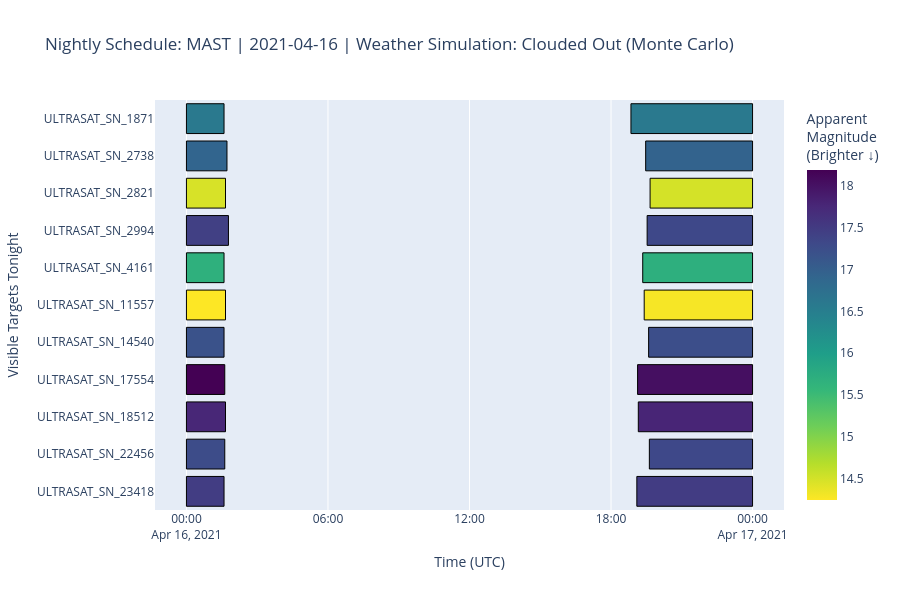

Source (notebook cell):
### Code cell
from datetime import datetime
from astropy.time import Time

# 1. Print the current real-world date
current_date = datetime.now().strftime('%Y-%m-%d')
print(f"Today's Real-World Date: {current_date}")
print("-" * 40)

# ==========================================
# 2. ENTER YOUR DESIRED OBSERVATION DATE HERE
# Format: "YYYY-MM-DD"
# ==========================================
chosen_date_str = "2021-04-16"  # <--- Change this to the date you want to look at!

# 3. Convert the calendar string into the MJD number the plotter needs
target_night_mjd = Time(chosen_date_str).mjd

print(f"🔭 Loading Nightly Operations for: {chosen_date_str} (MJD: {target_night_mjd:.2f})")

# 4. Generate the Nightly Schedule Dashboard for MAST
plot_single_night_schedule(
    df=df_global_windows, 
    telescope_name="MAST", 
    window_column="mast_all_windows_mjd", 
    weather_dict=mast.weather_profile, 
    target_night_mjd=target_night_mjd
)

### Figure 1 — Plotly figure (JSON) as saved in the notebook; plotly's stock layout.template omitted (floating-point values rounded to 4 significant figures)
{"data": [{"alignmentgroup": "True", "base": ["2021-04-16T00:00:00", "2021-04-16T18:50:41.280000", "2021-04-16T00:00:00", "2021-04-16T19:28:07.680000", "2021-04-16T00:00:00", "2021-04-16T19:39:21.600000", "2021-04-16T00:00:00", "2021-04-16T19:31:52.320000", "2021-04-16T00:00:00", "2021-04-16T19:20:38.400000", "2021-04-16T00:00:00", "2021-04-16T19:24:23.040000", "2021-04-16T00:00:00", "2021-04-16T19:35:36.960000", "2021-04-16T00:00:00", "2021-04-16T19:07:32.160000", "2021-04-16T00:00:00", "2021-04-16T19:09:24.480000", "2021-04-16T00:00:00", "2021-04-16T19:37:29.280000", "2021-04-16T00:00:00", "2021-04-16T19:05:39.840000"], "customdata": [[1.59, 16.59, "51%"], [5.16, 16.59, "51%"], [1.72, 16.91, "51%"], [4.53, 16.95, "51%"], [1.66, 14.47, "51%"], [4.34, 14.49, "51%"], [1.78, 17.43, "51%"], [4.47, 17.32, "51%"], [1.59, 15.68, "51%"], [4.66, 15.7, "51%"], [1.66, 14.24, "51%"], [4.59, 14.28, "51%"], [1.59, 17.19, "51%"], [4.41, 17.24, "51%"], [1.62, 18.19, "51%"], [4.87, 18.03, "51%"], [1.66, 17.76, "51%"], [4.84, 17.78, "51%"], [1.62, 17.27, "51%"], [4.38, 17.32, "51%"], [1.59, 17.47, "51%"], [4.91, 17.48, "51%"]], "hovertemplate": "Start (UTC)=%{base}<br>End (UTC)=%{x}<br>Target=%{y}<br>Duration (Hours)=%{customdata[0]}<br>Magnitude=%{marker.color}<br>Historical Clear %=%{customdata[2]}<extra></extra>", "legendgroup": "", "marker": {"color": [16.59, 16.59, 16.91, 16.95, 14.47, 14.49, 17.43, 17.32, 15.68, 15.7, 14.24, 14.28, 17.19, 17.24, 18.19, 18.03, 17.76, 17.78, 17.27, 17.32, 17.47, 17.48], "coloraxis": "coloraxis", "line": {"color": "black", "width": 1}, "pattern": {"shape": ""}}, "name": "", "offsetgroup": "", "orientation": "h", "showlegend": false, "textposition": "auto", "type": "bar", "x": [5736960, 18558720, 6186240, 16312320, 5961600, 15638400, 6410880, 16087680, 5736960, 16761600, 5961600, 16536960, 5736960, 15863040, 5849280, 17547840, 5961600, 17435520, 5849280, 15750720, 5736960, 17660160], "xaxis": "x", "y": ["ULTRASAT_SN_1871", "ULTRASAT_SN_1871", "ULTRASAT_SN_2738", "ULTRASAT_SN_2738", "ULTRASAT_SN_2821", "ULTRASAT_SN_2821", "ULTRASAT_SN_2994", "ULTRASAT_SN_2994", "ULTRASAT_SN_4161", "ULTRASAT_SN_4161", "ULTRASAT_SN_11557", "ULTRASAT_SN_11557", "ULTRASAT_SN_14540", "ULTRASAT_SN_14540", "ULTRASAT_SN_17554", "ULTRASAT_SN_17554", "ULTRASAT_SN_18512", "ULTRASAT_SN_18512", "ULTRASAT_SN_22456", "ULTRASAT_SN_22456", "ULTRASAT_SN_23418", "ULTRASAT_SN_23418"], "yaxis": "y"}], "layout": {"barmode": "overlay", "coloraxis": {"colorbar": {"title": {"text": "Apparent<br>Magnitude<br>(Brighter ↓)"}}, "colorscale": [[0, "#fde725"], [0.1111, "#b5de2b"], [0.2222, "#6ece58"], [0.3333, "#35b779"], [0.4444, "#1f9e89"], [0.5556, "#26828e"], [0.6667, "#31688e"], [0.7778, "#3e4989"], [0.8889, "#482878"], [1, "#440154"]]}, "height": 590, "legend": {"tracegroupgap": 0}, "title": {"text": "Nightly Schedule: MAST | 2021-04-16 | Weather Simulation: Clouded Out (Monte Carlo)"}, "xaxis": {"anchor": "y", "domain": [0, 1], "title": {"text": "Time (UTC)"}, "type": "date"}, "yaxis": {"anchor": "x", "autorange": "reversed", "domain": [0, 1], "title": {"text": "Visible Targets Tonight"}}}}
